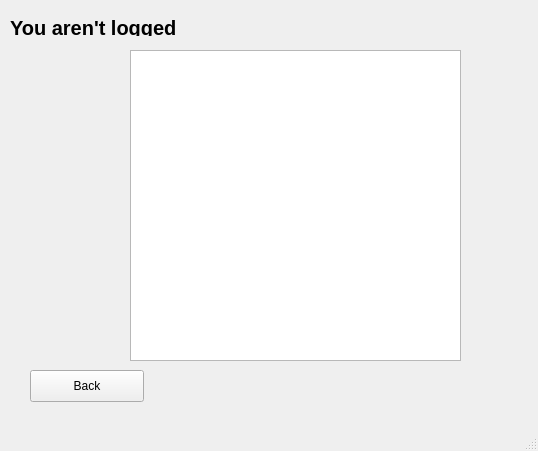
<?xml version="1.0" encoding="UTF-8"?>
<ui version="4.0">
 <class>ScoresWindow</class>
 <widget class="QMainWindow" name="ScoresWindow">
  <property name="geometry">
   <rect>
    <x>0</x>
    <y>0</y>
    <width>538</width>
    <height>451</height>
   </rect>
  </property>
  <property name="minimumSize">
   <size>
    <width>538</width>
    <height>451</height>
   </size>
  </property>
  <property name="maximumSize">
   <size>
    <width>538</width>
    <height>451</height>
   </size>
  </property>
  <property name="windowTitle">
   <string>MainWindow</string>
  </property>
  <widget class="QWidget" name="centralwidget">
   <widget class="QPushButton" name="scoresBackButton">
    <property name="geometry">
     <rect>
      <x>30</x>
      <y>370</y>
      <width>114</width>
      <height>32</height>
     </rect>
    </property>
    <property name="text">
     <string>Back</string>
    </property>
   </widget>
   <widget class="QListWidget" name="listWidget">
    <property name="geometry">
     <rect>
      <x>130</x>
      <y>50</y>
      <width>331</width>
      <height>311</height>
     </rect>
    </property>
   </widget>
   <widget class="QLabel" name="loginStatusLabel">
    <property name="geometry">
     <rect>
      <x>10</x>
      <y>20</y>
      <width>171</width>
      <height>16</height>
     </rect>
    </property>
    <property name="font">
     <font>
      <pointsize>15</pointsize>
      <weight>75</weight>
      <bold>true</bold>
     </font>
    </property>
    <property name="text">
     <string>You aren't logged in</string>
    </property>
   </widget>
  </widget>
  <widget class="QMenuBar" name="menubar">
   <property name="geometry">
    <rect>
     <x>0</x>
     <y>0</y>
     <width>538</width>
     <height>22</height>
    </rect>
   </property>
  </widget>
  <widget class="QStatusBar" name="statusbar"/>
 </widget>
 <resources/>
 <connections/>
</ui>
